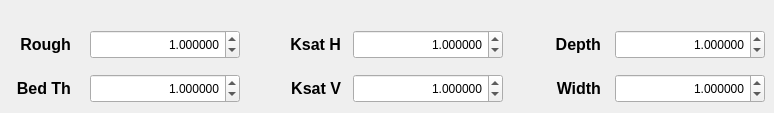
   <widget class="QWidget" name="tab_4">
    <attribute name="title">
     <string>    River    </string>
    </attribute>
    <widget class="QDoubleSpinBox" name="doubleSpinBoxR_BedTh">
     <property name="geometry">
      <rect>
       <x>90</x>
       <y>74</y>
       <width>150</width>
       <height>29</height>
      </rect>
     </property>
     <property name="alignment">
      <set>Qt::AlignRight|Qt::AlignTrailing|Qt::AlignVCenter</set>
     </property>
     <property name="decimals">
      <number>6</number>
     </property>
     <property name="maximum">
      <double>99.000000000000000</double>
     </property>
     <property name="singleStep">
      <double>0.100000000000000</double>
     </property>
     <property name="value">
      <double>1.000000000000000</double>
     </property>
    </widget>
    <widget class="QLabel" name="textLabel1_13">
     <property name="geometry">
      <rect>
       <x>270</x>
       <y>29</y>
       <width>71</width>
       <height>31</height>
      </rect>
     </property>
     <property name="font">
      <font>
       <pointsize>12</pointsize>
       <weight>75</weight>
       <bold>true</bold>
      </font>
     </property>
     <property name="text">
      <string>Ksat H</string>
     </property>
     <property name="alignment">
      <set>Qt::AlignRight|Qt::AlignTrailing|Qt::AlignVCenter</set>
     </property>
    </widget>
    <widget class="QDoubleSpinBox" name="doubleSpinBoxR_KsatH">
     <property name="geometry">
      <rect>
       <x>353</x>
       <y>30</y>
       <width>150</width>
       <height>29</height>
      </rect>
     </property>
     <property name="alignment">
      <set>Qt::AlignRight|Qt::AlignTrailing|Qt::AlignVCenter</set>
     </property>
     <property name="decimals">
      <number>6</number>
     </property>
     <property name="maximum">
      <double>99.000000000000000</double>
     </property>
     <property name="singleStep">
      <double>0.100000000000000</double>
     </property>
     <property name="value">
      <double>1.000000000000000</double>
     </property>
    </widget>
    <widget class="QLabel" name="textLabel1_14">
     <property name="geometry">
      <rect>
       <x>0</x>
       <y>29</y>
       <width>71</width>
       <height>31</height>
      </rect>
     </property>
     <property name="font">
      <font>
       <pointsize>12</pointsize>
       <weight>75</weight>
       <bold>true</bold>
      </font>
     </property>
     <property name="text">
      <string>Rough</string>
     </property>
     <property name="alignment">
      <set>Qt::AlignRight|Qt::AlignTrailing|Qt::AlignVCenter</set>
     </property>
    </widget>
    <widget class="QLabel" name="textLabel1_15">
     <property name="geometry">
      <rect>
       <x>0</x>
       <y>73</y>
       <width>71</width>
       <height>31</height>
      </rect>
     </property>
     <property name="font">
      <font>
       <pointsize>12</pointsize>
       <weight>75</weight>
       <bold>true</bold>
      </font>
     </property>
     <property name="text">
      <string>Bed Th</string>
     </property>
     <property name="alignment">
      <set>Qt::AlignRight|Qt::AlignTrailing|Qt::AlignVCenter</set>
     </property>
    </widget>
    <widget class="QDoubleSpinBox" name="doubleSpinBoxR_KsatV">
     <property name="geometry">
      <rect>
       <x>353</x>
       <y>74</y>
       <width>150</width>
       <height>29</height>
      </rect>
     </property>
     <property name="alignment">
      <set>Qt::AlignRight|Qt::AlignTrailing|Qt::AlignVCenter</set>
     </property>
     <property name="decimals">
      <number>6</number>
     </property>
     <property name="maximum">
      <double>99.000000000000000</double>
     </property>
     <property name="singleStep">
      <double>0.100000000000000</double>
     </property>
     <property name="value">
      <double>1.000000000000000</double>
     </property>
    </widget>
    <widget class="QLabel" name="textLabel1_16">
     <property name="geometry">
      <rect>
       <x>270</x>
       <y>73</y>
       <width>71</width>
       <height>31</height>
      </rect>
     </property>
     <property name="font">
      <font>
       <pointsize>12</pointsize>
       <weight>75</weight>
       <bold>true</bold>
      </font>
     </property>
     <property name="text">
      <string>Ksat V</string>
     </property>
     <property name="alignment">
      <set>Qt::AlignRight|Qt::AlignTrailing|Qt::AlignVCenter</set>
     </property>
    </widget>
    <widget class="QDoubleSpinBox" name="doubleSpinBoxR_Rough">
     <property name="geometry">
      <rect>
       <x>90</x>
       <y>30</y>
       <width>150</width>
       <height>29</height>
      </rect>
     </property>
     <property name="alignment">
      <set>Qt::AlignRight|Qt::AlignTrailing|Qt::AlignVCenter</set>
     </property>
     <property name="decimals">
      <number>6</number>
     </property>
     <property name="maximum">
      <double>99.000000000000000</double>
     </property>
     <property name="singleStep">
      <double>0.100000000000000</double>
     </property>
     <property name="value">
      <double>1.000000000000000</double>
     </property>
    </widget>
    <widget class="QLabel" name="textLabel1_17">
     <property name="geometry">
      <rect>
       <x>530</x>
       <y>29</y>
       <width>71</width>
       <height>31</height>
      </rect>
     </property>
     <property name="font">
      <font>
       <pointsize>12</pointsize>
       <weight>75</weight>
       <bold>true</bold>
      </font>
     </property>
     <property name="text">
      <string>Depth</string>
     </property>
     <property name="alignment">
      <set>Qt::AlignRight|Qt::AlignTrailing|Qt::AlignVCenter</set>
     </property>
    </widget>
    <widget class="QDoubleSpinBox" name="doubleSpinBoxR_Width">
     <property name="geometry">
      <rect>
       <x>615</x>
       <y>74</y>
       <width>150</width>
       <height>29</height>
      </rect>
     </property>
     <property name="alignment">
      <set>Qt::AlignRight|Qt::AlignTrailing|Qt::AlignVCenter</set>
     </property>
     <property name="decimals">
      <number>6</number>
     </property>
     <property name="maximum">
      <double>99.000000000000000</double>
     </property>
     <property name="singleStep">
      <double>0.100000000000000</double>
     </property>
     <property name="value">
      <double>1.000000000000000</double>
     </property>
    </widget>
    <widget class="QLabel" name="textLabel1_18">
     <property name="geometry">
      <rect>
       <x>530</x>
       <y>73</y>
       <width>71</width>
       <height>31</height>
      </rect>
     </property>
     <property name="font">
      <font>
       <pointsize>12</pointsize>
       <weight>75</weight>
       <bold>true</bold>
      </font>
     </property>
     <property name="text">
      <string>Width</string>
     </property>
     <property name="alignment">
      <set>Qt::AlignRight|Qt::AlignTrailing|Qt::AlignVCenter</set>
     </property>
    </widget>
    <widget class="QDoubleSpinBox" name="doubleSpinBoxR_Depth">
     <property name="geometry">
      <rect>
       <x>615</x>
       <y>30</y>
       <width>150</width>
       <height>29</height>
      </rect>
     </property>
     <property name="alignment">
      <set>Qt::AlignRight|Qt::AlignTrailing|Qt::AlignVCenter</set>
     </property>
     <property name="decimals">
      <number>6</number>
     </property>
     <property name="maximum">
      <double>99.000000000000000</double>
     </property>
     <property name="singleStep">
      <double>0.100000000000000</double>
     </property>
     <property name="value">
      <double>1.000000000000000</double>
     </property>
    </widget>
   </widget>
